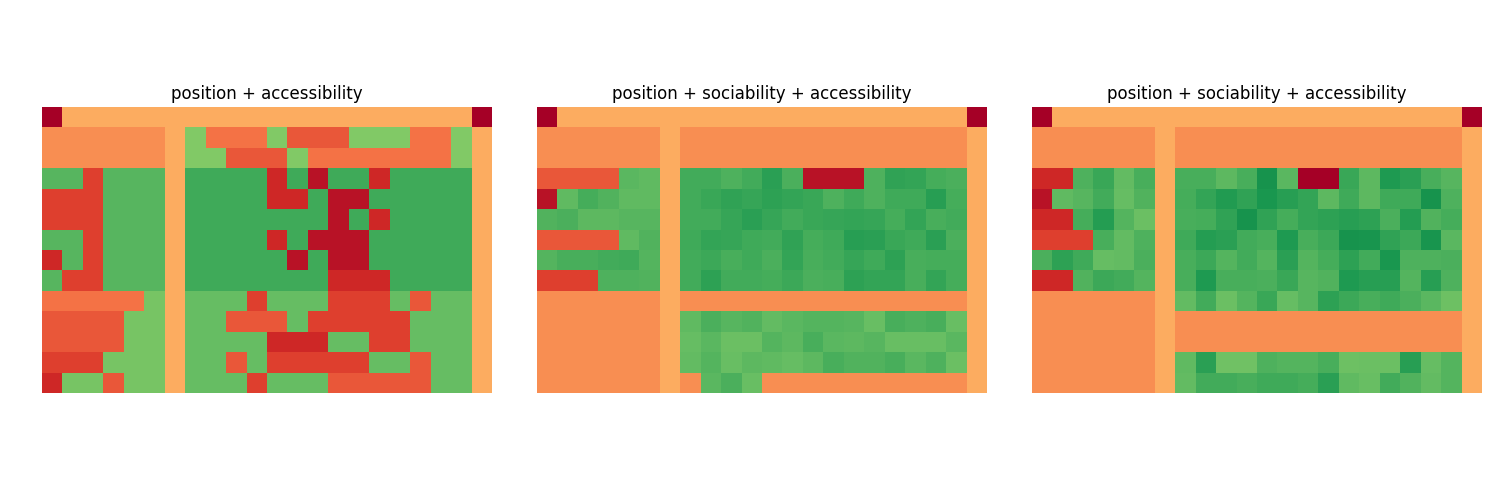
#> input picture animation_data/social_affection.png, 1500 x 500 px
$ python -i form_answers.py   (imports and definitions only)
#> lines starting #> are read from the running program, lines starting #| are printed output that depends on the picture
import json
import os

import matplotlib.pyplot as plt
import numpy as np

import time

"""
Function for extracting and plotting data from the questionnaire.
Functions are in the order they appear in the questionnaire.
Usage as a script to visualize a form's responses:
    python3 form_answers.py fri-form.json
"""

dir_path = os.path.dirname(os.path.realpath(__file__))
form_data_path = os.path.join(dir_path, "../data")

# Utility functions first #####################################################


def load(name):
    """Load data with given name."""
    with open(os.path.join(form_data_path, name)) as f:
        return json.load(f)


def get_int_answers(data, question_key, leq_5=False):
    """Return a list of int data with given question key.
    If `leq_5` each int must be less than or equal to 5.
    """
    answers = map(lambda x: x.get(question_key), data)
    answers = filter(lambda x: x is not None and x != "", answers)
    answers = map(int, answers)
    if leq_5:
        answers = filter(lambda x: x <= 5, answers)
    return list(answers)


def answers_and_hist(data, question_key, bins="auto", plot=False, title=None,
                     leq_5=False):
    """Return a list of int data with given key.
    If `plot`, plot a histogram of the data.
    For `leq_5` see the function `get_int_answers`.
    """
    answers = get_int_answers(data, question_key, leq_5=leq_5)
    hist = np.histogram(answers, bins=bins)
    if plot:
        plt.hist(answers, bins=bins)
        if title:
            plt.title(title)
        #plt.savefig(question_key + ".png", bbox_inches='tight')
        plt.show()
    return answers, hist


# [21 lines left out: function get_seats, not called in this run]


# Questionnaire functions #####################################################


def crosscosts(data, plot=False):
    """Return a list of the crosscosts, and the histogram data.

    If `plot`, plot the histogram of the returned data.
    """
    return answers_and_hist(data, "crosscost", bins=8, plot=plot,
                            title="Amount of crosscosts.")


# [91 lines left out: functions course_friends, know_neighbour, social_weighting, importance_of_familiarity, importance_of_person, importance_of_location and 3 more, not called in this run]


FILENAMES = ["fri-form.json", "wed_24.json"]
# [1 line that did not run here, left out]
# [1 line that did not run here, left out]

# [11 lines not run here, left out]

>>> import cv2
>>> picture = cv2.imread('../animation_data/social_affection.png', cv2.IMREAD_GRAYSCALE)
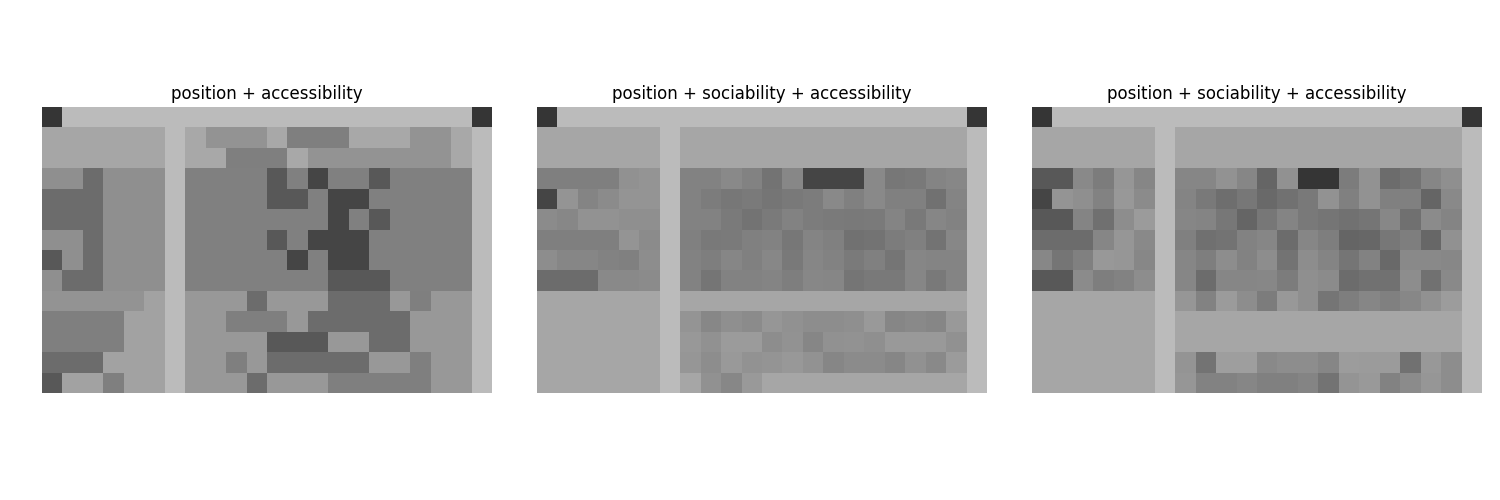
#> picture: shape (500, 1500); min 0, max 255, mean 198
>>> result = crosscosts(picture)
#> (the run stopped early here; a loop or call above may not have finished)

$ run again, on animation_data/socialnetwork_barabasi.png
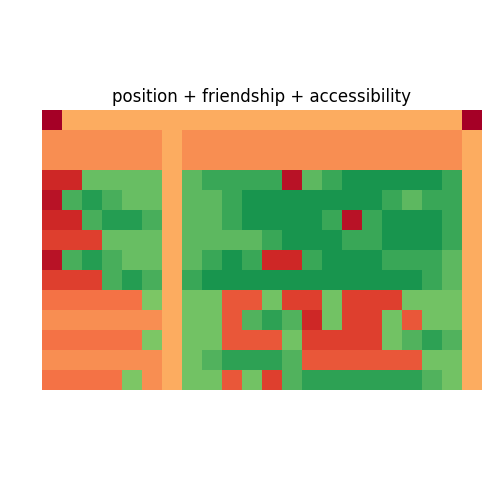
#> input picture animation_data/socialnetwork_barabasi.png, 500 x 500 px
#> `picture = cv2.imread('../animation_data/social_affection.png', cv2.IMR..`:
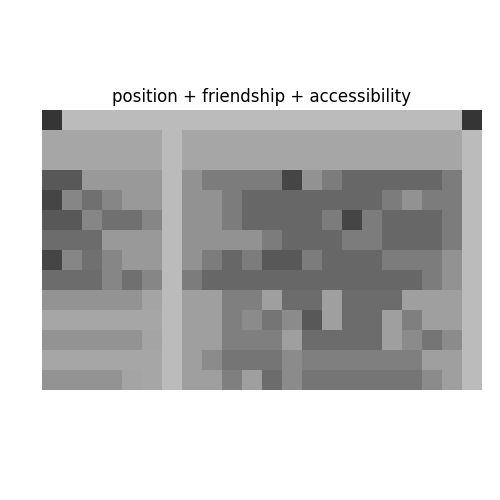
#> picture: shape (500, 500); min 0, max 255, mean 198
